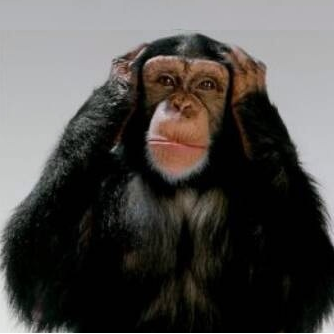
%> input picture Basic vision/Filtering/data/m1.png, 334 x 334 px
$ octave three_img_combine.m   (GNU Octave 9; MATLAB toolbox functions it lacks are replaced by stand-ins)
%> lines starting %> are read from the running program, lines starting %| are printed output that depends on the picture
### Basic vision/Filtering/code/my_imfilter.m
function output = my_imfilter(image, filter)
% This function is intended to behave like the built in function imfilter()
% See 'help imfilter' or 'help conv2'. While terms like "filtering" and
% "convolution" might be used interchangeably, and they are indeed nearly
% the same thing, there is a difference:
% from 'help filter2'
%    2-D correlation is related to 2-D convolution by a 180 degree rotation
%    of the filter matrix.

% Your function should work for color images. Simply filter each color
% channel independently.

% Your function should work for filters of any width and height
% combination, as long as the width and height are odd (e.g. 1, 7, 9). This
% restriction makes it unambigious which pixel in the filter is the center
% pixel.

% Boundary handling can be tricky. The filter can't be centered on pixels
% at the image boundary without parts of the filter being out of bounds. If
% you look at 'help conv2' and 'help imfilter' you see that they have
% several options to deal with boundaries. You should simply recreate the
% default behavior of imfilter -- pad the input image with zeros, and
% return a filtered image which matches the input resolution. A better
% approach is to mirror the image content over the boundaries for padding.

% % Uncomment if you want to simply call imfilter so you can see the desired
% % behavior. When you write your actual solution, you can't use imfilter,
% % filter2, conv2, etc. Simply loop over all the pixels and do the actual
% % computation. It might be slow.
% output = imfilter(image, filter);


%%%%%%%%%%%%%%%%
% Your code here
%%%%%%%%%%%%%%%%

% image reading section
 %----------------------------------
 clc
 %image = im2single(imread('../data/dog.bmp'));
 %filter = fspecial('Gaussian', [25 1], 10);
 %----------------------------------

 filter_dim = size(filter);
 m = floor(filter_dim(1)/2);
 n = floor(filter_dim(2)/2);
 filter_dim = int16(filter_dim);

 F = padarray(image, [m,n], 'symmetric');
 image_dim = int16(size(F));
 I = zeros(image_dim(1), image_dim(2), 3);

 for k = 1:3
    k
    for i = 1:image_dim(1) - filter_dim(1) + 1

        for j = 1:image_dim(2) - filter_dim(2) + 1
            %I(x, y, k) = sum(sum(filter .* F(i:i+filter_dim(1)-1, j:j+filter_dim(2)-1, k)));
            A = F(i:i+filter_dim(1)-1, j:j+filter_dim(2)-1, k);
            I(i+m, j+n, k) =  sum(sum(A.*filter));

        end
    end
 end

 % removing extra padding
 I = I(m+1:image_dim(1)-m, n+1:image_dim(2)-n, 1:3);

 %imshow(I);
 output = I;

### Basic vision/Filtering/code/three_img_combine.m
close all; % closes all figures


image1 = im2single(imread('../data/m1.png'));
middle = im2single(imread('../data/m2.png'));
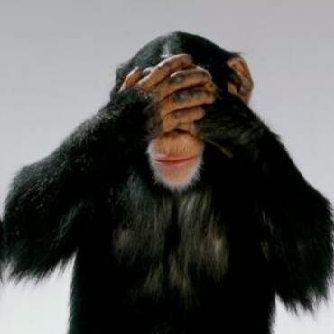
%> input picture Basic vision/Filtering/data/m2.png, 334 x 334 px
image2 = im2single(imread('../data/m3.png'));
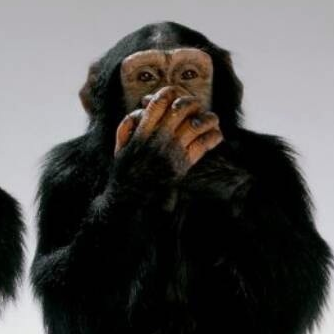
%> input picture Basic vision/Filtering/data/m3.png, 334 x 334 px

% Low Freq Image
cutoff_frequency = 3.5;
filter = fspecial('Gaussian', cutoff_frequency*4+1, cutoff_frequency);
low_frequencies = my_imfilter(image1, filter);%my_imfilter(image1, filter);

% Middle Freq Image
cutoff_frequency = 7.5;
filter = fspecial('Gaussian', cutoff_frequency*4+1, cutoff_frequency);
mid1 = my_imfilter(middle, filter);%my_imfilter(middle, filter);
% ----
cutoff_frequency = 3.5;
filter = fspecial('Gaussian', cutoff_frequency*4+1, cutoff_frequency);
mid2 = mid1 - my_imfilter(mid1, filter);
%> after the loop in my_imfilter (call 3), `for k = 1:3`:
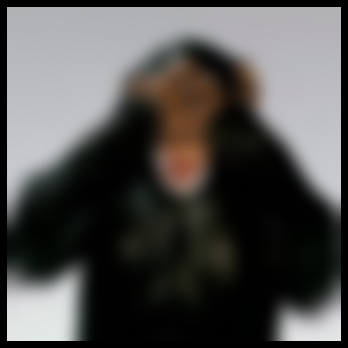
%> I: size 348x348x3 double; mean R, G, B 0.318, 0.313, 0.307
middle_frequencies = mid1 + mid2;


% High Freq Image
cutoff_frequency = 7;
filter = fspecial('Gaussian', cutoff_frequency*4+1, cutoff_frequency);
high_frequencies = my_imfilter(image2, filter);%my_imfilter(image2, filter);
%> after the loop in my_imfilter (call 4), `for k = 1:3`:
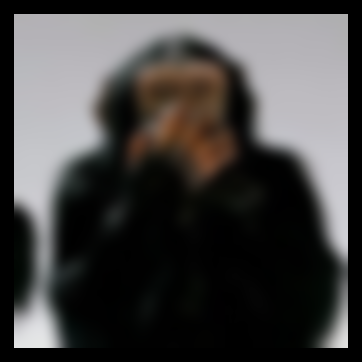
%> I: size 362x362x3 double; mean R, G, B 0.272, 0.266, 0.263
high_frequencies = image2 - high_frequencies;
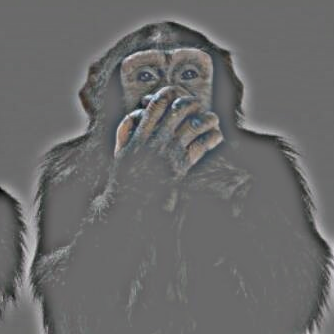
%> high_frequencies: size 334x334x3 single; mean R, G, B -4.24e-09, -4.44e-09, -1.65e-09; drawn with min black and max white

hybrid_image = low_frequencies + middle_frequencies + high_frequencies;
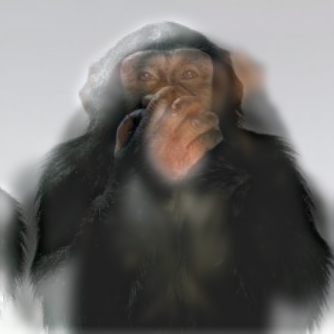
%> hybrid_image: size 334x334x3 single; mean R, G, B 0.658, 0.642, 0.626; drawn with min black and max white

%% Visualize and save outputs
figure(1); imshow(low_frequencies)
figure(2); imshow(middle_frequencies + 0.1)
figure(3); imshow(high_frequencies + 0.5);

imwrite(low_frequencies, 'low_frequencies.jpg', 'quality', 95);
imwrite(middle_frequencies, 'middle_frequencies.jpg', 'quality', 95);
imwrite(high_frequencies + 0.5, 'high_frequencies.jpg', 'quality', 95);
imwrite(hybrid_image, 'hybrid_image.jpg', 'quality', 95);
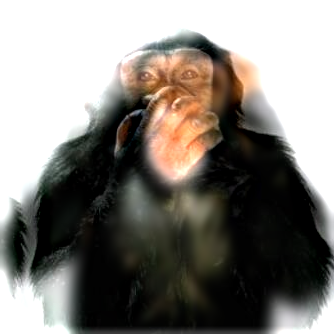
%> saved as hybrid_image.jpg: size 334x334x3 uint8; mean R, G, B 132.3, 128.5, 122.8
